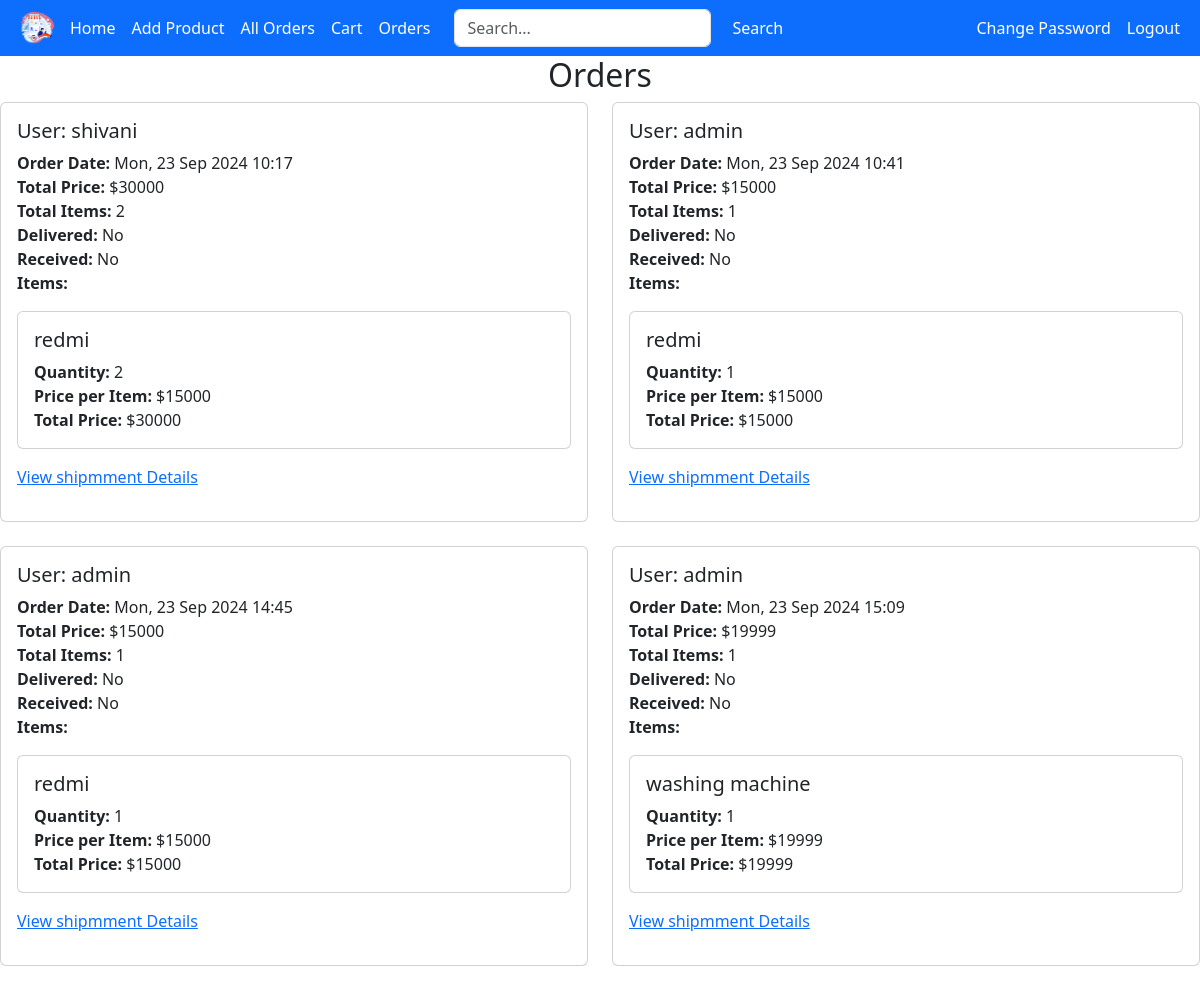
The app's page /my-orders/ (signed in) with its own data.
### app/models.py (models this page shows, shortened)
class Order(models.Model):
    user = models.ForeignKey(User, on_delete=models.CASCADE)
    items=models.ManyToManyField(OrderItem)
    start_date = models.DateTimeField(auto_now=True)
    order_date=models.DateTimeField(auto_now_add=True)
    ordered=models.BooleanField(default=False)
    order_id=models.CharField(max_length=100,blank=True,null=True,unique=True,default=None)
    datetime_ofpayment=models.DateTimeField(auto_now_add=True)
    order_delivered=models.BooleanField(default=False)
    order_received=models.BooleanField(default=False)
    checkout_address = models.ForeignKey(checkoutAddress, on_delete=models.SET_NULL, null=True)
    def get_total_order_price(self):
        return sum(item.get_total_item_price() for item in self.items.all())

class OrderItem(models.Model):
    user = models.ForeignKey(User, on_delete=models.CASCADE)
    product = models.ForeignKey(Product, on_delete=models.CASCADE)
    quantity = models.IntegerField(default=0)
    ordered=models.BooleanField(default=False)
    def get_total_item_price(self):
        return self.quantity*self.product.price

class Product(models.Model):
    name = models.CharField(max_length=60)
    price = models.IntegerField(default=0)
    category = models.ForeignKey(Category, on_delete=models.CASCADE, default=1)
    description = models.CharField(
        max_length=250, default='', blank=True, null=True)
    image = models.ImageField(upload_to='products/')

### app/views.py (the view)
# urls.py: path('my-orders/', views.user_orders, name='user_orders'),
@login_required(login_url='login')
def user_orders(request):
    orders = Order.objects.all()
    context = {
        'orders': orders
    }
    return render(request, 'user_orders.html', context)

### app/templates/user_orders.html (shortened to what this page needs)
{% extends 'base.html' %}
{% block content %}
    <h2 class="text-center">Orders</h2>
    {% if orders %}
        <div class="row">
            {% for order in orders %}
                <div class="col-md-6 mb-4">
                    <div class="card">
                        <div class="card-body">
                            <h5 class="card-title">User: {{ order.user }}</h5>
                            <p class="card-text">
                                <strong>Order Date:</strong> {{ order.order_date|date:"D, d M Y H:i" }}<br>
                                <strong>Total Price:</strong> ${{ order.get_total_order_price }}<br>
                                <strong>Total Items:</strong>
                                {% for item in order.items.all %}
                                    {{ item.quantity }}
                                {% endfor %}
                                <br>
                                <strong>Delivered:</strong> {{ order.order_delivered|yesno:"Yes,No" }}<br>
                                <strong>Received:</strong> {{ order.order_received|yesno:"Yes,No" }}<br>
                                {% if order.items.all %}
                                    <strong>Items:</strong><br>
                                    <div class="row">
                                        {% for item in order.items.all %}
                                            <div class="col-md-12">
                                                <div class="card mb-3">
                                                    <div class="card-body">
                                                        <h5 class="card-title">{{ item.product.name }}</h5>
                                                        <p class="card-text">
                                                            <strong>Quantity:</strong> {{ item.quantity }}<br>
                                                            <strong>Price per Item:</strong> ${{ item.product.price }}<br>
                                                            <strong>Total Price:</strong> ${{ item.get_total_item_price }}<br>
                                                        </p>
                                                    </div>
                                                </div>
                                            </div>
                                        {% endfor %}
                                        {% if user.is_authenticated %}
                                        <a href="{% url "shippment-status" order.id  %}">View shipmment Details</a>
                                        {% endif %}
                                    </div>
                                {% else %}
                                    <p>No items in this order.</p>
                                {% endif %}
                            </p>
                        </div>
                    </div>
                </div>
            {% endfor %}
        </div>
    {% else %}
        <p>You have not placed any orders yet.</p>
    {% endif %}
{% endblock %}

### records on screen
Order: user "shivani", order_date "Mon, 23 Sep 2024 10:17", get_total_order_price "30000", order_delivered "No", order_received "No"
OrderItem: quantity "2", product.name "redmi", product.price "15000", get_total_item_price "30000"
Order: user "admin", order_date "Mon, 23 Sep 2024 10:41", get_total_order_price "15000", order_delivered "No", order_received "No"
OrderItem: quantity "1", product.name "redmi", product.price "15000", get_total_item_price "15000"
Order: user "admin", order_date "Mon, 23 Sep 2024 14:45", get_total_order_price "15000", order_delivered "No", order_received "No"
OrderItem: quantity "1", product.name "redmi", product.price "15000", get_total_item_price "15000"
Order: user "admin", order_date "Mon, 23 Sep 2024 15:09", get_total_order_price "19999", order_delivered "No", order_received "No"
OrderItem: quantity "1", product.name "washing machine", product.price "19999", get_total_item_price "19999"
